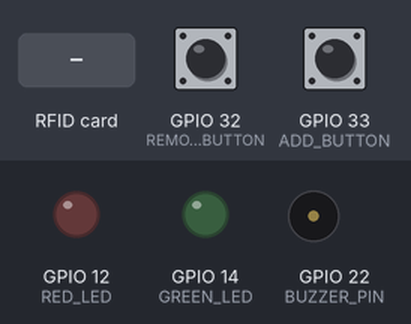
Recording of a sketch running on a simulated ESP32. Parts: output pins drawn as LEDs (lit = HIGH), buzzer (waves = sounding). Inputs (shaded band) come from the test bench; at power-on: GPIO 32 (REMOVE_BUTTON) HIGH, GPIO 33 (ADD_BUTTON) HIGH. WiFi joins after 1.5 s; servers stay silent unless stated; what the sketch prints to the serial monitor is not drawn.

Above: at 2.7 s.
2.8 s: RFID card 5E 7A 19 C4 held to the reader
At 4.3 s:
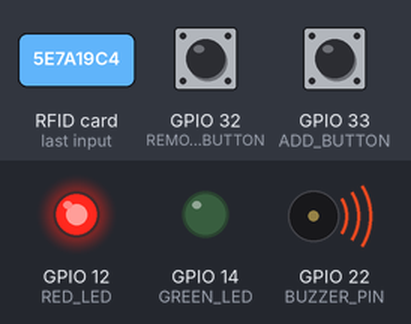
At 6.0 s:
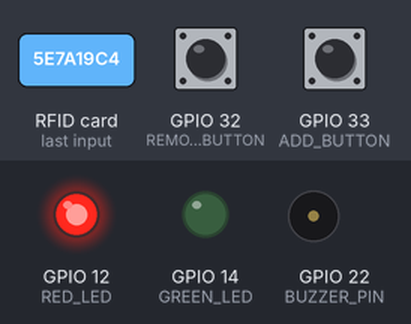
Timing chart, 0 to 7.5 s (numbered marks = the images above; inputs shaded):
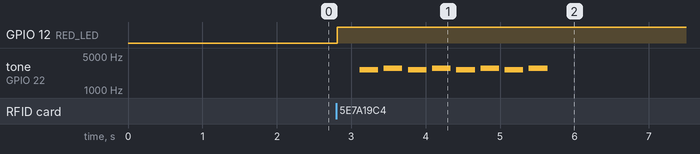

Measured:
- after the input at 2.8 s, GPIO 12 (RED_LED): LOW → HIGH at once; tone on GPIO 22 (BUZZER_PIN): silent → 2637 Hz after 0.31 s, then repeats every 0.65 s: silent 0.08 s, 2794 Hz 0.25 s, silent 0.08 s, 2637 Hz 0.25 s, until it stays silent from 5.6 s

The sketch:

rfid_alarm.ino
```cpp
#include <SPI.h>
#include <MFRC522v2.h>
#include <MFRC522DriverSPI.h>
#include <MFRC522DriverPinSimple.h>
#include <MFRC522Debug.h>
#include <vector>
#include <WiFi.h>
#include <WiFiClientSecure.h>
#include <UniversalTelegramBot.h>
#include "pitches.h"

//Definição do token e ID do Telegram
#define BOTtoken ""
#define CHAT_ID ""

//Configuração do Wi-Fi
const char* ssid = "";
const char* password = "";

//Configurando o Cliente de Wi-Fi e o bot, utilizando o token e ID.
WiFiClientSecure client;
UniversalTelegramBot bot(BOTtoken, client);

//Definindo pinos do Sensor RFID
#define SS_PIN 5
#define RST_PIN 21

//Definindo pinos dos botões, buzzer e LEDs.
#define RED_LED 12
#define GREEN_LED 14
#define ADD_BUTTON 33
#define REMOVE_BUTTON 32
#define BUZZER_PIN  22
//#define RELAY 26
std::vector<String> allowedIDs;

// Configurações do driver do sensor RFID
MFRC522DriverPinSimple ss_pin(SS_PIN);
MFRC522DriverSPI driver{ss_pin}; // Cria o driver
MFRC522 mfrc522{driver}; // Cria a instância do sensor.

String tagContent = ""; //String que grava a leitura atual

//Funções que definem o toque do buzzer.
int melody2[] = {
  NOTE_E7, NOTE_F7, NOTE_E7, NOTE_F7, NOTE_E7, NOTE_F7, NOTE_E7, NOTE_F7
};

int noteDurations[] = {
  4, 4, 4, 4, 4, 4, 4, 4
};

void setup() {
  Serial.begin(115200); // Comunicação serial para debug.

 WiFi.mode(WIFI_STA);
  WiFi.begin(ssid, password);
  client.setCACert(TELEGRAM_CERTIFICATE_ROOT);
  while (WiFi.status() != WL_CONNECTED) {
    delay(500);
    Serial.print(".");
  }

  Serial.println("Conectado ao WiFi");


  mfrc522.PCD_Init(); // Iniciar o sensor RFID
  //Definindo os pinos dos leds como output.
  pinMode(RED_LED, OUTPUT);
  pinMode(GREEN_LED, OUTPUT);
  //Definindo botões como Input.
  pinMode(ADD_BUTTON, INPUT_PULLUP);
  pinMode(REMOVE_BUTTON, INPUT_PULLUP);
  Serial.println("Tap an RFID/NFC tag on the RFID-RC522 reader");
}

//Função que adquire o ID
String getID(String tagContent){
  for (byte i = 0; i < mfrc522.uid.size; i++) {
    tagContent.concat(String(mfrc522.uid.uidByte[i] < 0x10 ? " 0" : " "));
    tagContent.concat(String(mfrc522.uid.uidByte[i], HEX));
  }
  tagContent.remove(tagContent.indexOf(' '), 1); //Remove o primeiro espaço do ID
  tagContent.toUpperCase();

  return tagContent;
}

//Função que lê o cartão.
void readRfid() {
  String ID = "";
  // Reseta o loop se nenhum cartão for apresentado ao sensor.
  if (!mfrc522.PICC_IsNewCardPresent()){
    return;
  }
  // Seleciona o cartão.
  if (!mfrc522.PICC_ReadCardSerial()){
    return;
  }
  Serial.println("Imprimindo o ID:");
  Serial.println("--------------------------");
  ID = getID(tagContent);
  permissionStatus(ID); //Verifica se o ID está cadastrado ou não.
  Serial.println(ID); //Imprime o ID
  ID = ""; //Limpa a variável ID após a execução.
}

//Função que determina se o ID apresentado é válido ou não.
void permissionStatus(String tagContent){
  if(std::find(allowedIDs.begin(), allowedIDs.end(), tagContent) != allowedIDs.end()){
    digitalWrite(GREEN_LED, HIGH);
    digitalWrite(RED_LED, LOW);
    Serial.println("true");
    bot.sendMessage(CHAT_ID, "O acesso foi liberado, ID:" + tagContent);
    delay(1000);
    digitalWrite(GREEN_LED, LOW);
  } else {
    digitalWrite(RED_LED, HIGH);
    digitalWrite(GREEN_LED, LOW);
    Serial.println("false");
    bool alarm = true;
    bot.sendMessage(CHAT_ID, "Um ID inválido foi apresentado, o alarme foi ativado!");
    while (alarm){
      for (int thisNote = 0; thisNote < 8; thisNote++) {
      int noteDuration = 1000 / noteDurations[thisNote];
      tone(BUZZER_PIN, melody2[thisNote], noteDuration);

      int pauseBetweenNotes = noteDuration * 1.30;
      delay(pauseBetweenNotes);
      noTone(BUZZER_PIN);
      }
      alarm = false;
    }
  }
}

//Função que adiciona novas IDs de Tags ao sistema.
void addCard() {
  String newID;
  bool cardRead = false;
  do {
    if (mfrc522.PICC_IsNewCardPresent() && mfrc522.PICC_ReadCardSerial()) {
      newID = getID(tagContent);
      cardRead = true;
    }
  } while (!cardRead);


  if (std::find(allowedIDs.begin(), allowedIDs.end(), newID) == allowedIDs.end()) {
    allowedIDs.push_back(newID);
    Serial.println("Cartão adicionado com sucesso!");
    bot.sendMessage(CHAT_ID, "Um novo ID foi adicionado, ID:" + newID);
  } else {
    Serial.println("Cartão já adicionado!");
  }
}

// Função para remover um cartão da lista de IDs permitidos
void removeCard() {
  String removeID;
  bool cardRead = false;
  do {
    if (mfrc522.PICC_IsNewCardPresent() && mfrc522.PICC_ReadCardSerial()) {
      removeID = getID(tagContent);
      cardRead = true;
    }
  } while (!cardRead);

  auto it = std::find(allowedIDs.begin(), allowedIDs.end(), removeID);
  if (it != allowedIDs.end()) {
    allowedIDs.erase(it);
    Serial.println("Cartão removido com sucesso!");
    bot.sendMessage(CHAT_ID, "Um ID foi removido, ID:" + removeID);
  } else {
    Serial.println("O cartão não foi encontrado na lista!");
  }
}

//Variáveis dos botões.
bool registryButtonPressed = false;
bool removeButtonPressed = false;

void loop() {
  //Se o botão de adicionar for pressionado, adiciona ID do próximo cartão que for lido pelo sensor ao sistema.
  if (digitalRead(ADD_BUTTON) == LOW && !registryButtonPressed) {
    registryButtonPressed = true;
    addCard();
  } else if(digitalRead(ADD_BUTTON) == HIGH) {
    registryButtonPressed = false;
  }
  //Se o botão de remover for pressionado, remove do sistema o ID do próximo cartão que for lido pelo sensor.
  if (digitalRead(REMOVE_BUTTON) == LOW && !removeButtonPressed){
    removeButtonPressed = true;
    removeCard();
  } else if(digitalRead(REMOVE_BUTTON) == HIGH) {
    removeButtonPressed = false;
  }
  //Se nenhum botão for pressionado, operar normalmente.
  if (digitalRead(ADD_BUTTON) == HIGH && digitalRead(REMOVE_BUTTON) == HIGH){
    readRfid();
  }
}
```

pitches.h
```cpp
/*************************************************
 * Public Constants
 *************************************************/

#define NOTE_B0  31
#define NOTE_C1  33
#define NOTE_CS1 35
#define NOTE_D1  37
#define NOTE_DS1 39
#define NOTE_E1  41
#define NOTE_F1  44
#define NOTE_FS1 46
#define NOTE_G1  49
#define NOTE_GS1 52
#define NOTE_A1  55
#define NOTE_AS1 58
#define NOTE_B1  62
#define NOTE_C2  65
#define NOTE_CS2 69
#define NOTE_D2  73
#define NOTE_DS2 78
#define NOTE_E2  82
#define NOTE_F2  87
#define NOTE_FS2 93
#define NOTE_G2  98
#define NOTE_GS2 104
#define NOTE_A2  110
#define NOTE_AS2 117
#define NOTE_B2  123
#define NOTE_C3  131
#define NOTE_CS3 139
#define NOTE_D3  147
#define NOTE_DS3 156
#define NOTE_E3  165
#define NOTE_F3  175
#define NOTE_FS3 185
#define NOTE_G3  196
#define NOTE_GS3 208
#define NOTE_A3  220
#define NOTE_AS3 233
#define NOTE_B3  247
#define NOTE_C4  262
#define NOTE_CS4 277
#define NOTE_D4  294
#define NOTE_DS4 311
#define NOTE_E4  330
#define NOTE_F4  349
#define NOTE_FS4 370
#define NOTE_G4  392
#define NOTE_GS4 415
#define NOTE_A4  440
#define NOTE_AS4 466
#define NOTE_B4  494
#define NOTE_C5  523
#define NOTE_CS5 554
#define NOTE_D5  587
#define NOTE_DS5 622
#define NOTE_E5  659
#define NOTE_F5  698
#define NOTE_FS5 740
#define NOTE_G5  784
#define NOTE_GS5 831
#define NOTE_A5  880
#define NOTE_AS5 932
#define NOTE_B5  988
#define NOTE_C6  1047
#define NOTE_CS6 1109
#define NOTE_D6  1175
#define NOTE_DS6 1245
#define NOTE_E6  1319
#define NOTE_F6  1397
#define NOTE_FS6 1480
#define NOTE_G6  1568
#define NOTE_GS6 1661
#define NOTE_A6  1760
#define NOTE_AS6 1865
#define NOTE_B6  1976
#define NOTE_C7  2093
#define NOTE_CS7 2217
#define NOTE_D7  2349
#define NOTE_DS7 2489
#define NOTE_E7  2637
#define NOTE_F7  2794
#define NOTE_FS7 2960
#define NOTE_G7  3136
#define NOTE_GS7 3322
#define NOTE_A7  3520
#define NOTE_AS7 3729
#define NOTE_B7  3951
#define NOTE_C8  4186
#define NOTE_CS8 4435
#define NOTE_D8  4699
#define NOTE_DS8 4978
```
